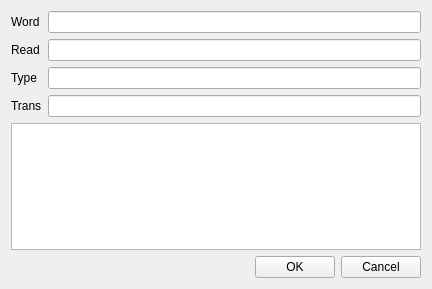
<?xml version="1.0" encoding="UTF-8"?>
<ui version="4.0">
 <class>WordForm</class>
 <widget class="QWidget" name="WordForm">
  <property name="geometry">
   <rect>
    <x>0</x>
    <y>0</y>
    <width>432</width>
    <height>289</height>
   </rect>
  </property>
  <property name="windowTitle">
   <string>Form</string>
  </property>
  <layout class="QVBoxLayout" name="verticalLayout">
   <item>
    <layout class="QGridLayout" name="gridLayout">
     <item row="0" column="0">
      <widget class="QLabel" name="label">
       <property name="text">
        <string>Word</string>
       </property>
      </widget>
     </item>
     <item row="0" column="1">
      <widget class="QLineEdit" name="leWord"/>
     </item>
     <item row="1" column="0">
      <widget class="QLabel" name="label_2">
       <property name="text">
        <string>Read</string>
       </property>
      </widget>
     </item>
     <item row="1" column="1">
      <widget class="QLineEdit" name="leRead"/>
     </item>
     <item row="2" column="0">
      <widget class="QLabel" name="label_3">
       <property name="text">
        <string>Type</string>
       </property>
      </widget>
     </item>
     <item row="2" column="1">
      <widget class="QLineEdit" name="leType"/>
     </item>
     <item row="3" column="0">
      <widget class="QLabel" name="label_4">
       <property name="text">
        <string>Trans</string>
       </property>
      </widget>
     </item>
     <item row="3" column="1">
      <widget class="QLineEdit" name="leTrans"/>
     </item>
    </layout>
   </item>
   <item>
    <widget class="MTableView" name="list"/>
   </item>
   <item>
    <layout class="QHBoxLayout" name="horizontalLayout">
     <item>
      <spacer name="horizontalSpacer">
       <property name="orientation">
        <enum>Qt::Horizontal</enum>
       </property>
       <property name="sizeHint" stdset="0">
        <size>
         <width>40</width>
         <height>20</height>
        </size>
       </property>
      </spacer>
     </item>
     <item>
      <widget class="QPushButton" name="pbOk">
       <property name="text">
        <string>OK</string>
       </property>
      </widget>
     </item>
     <item>
      <widget class="QPushButton" name="pbCancel">
       <property name="text">
        <string>Cancel</string>
       </property>
      </widget>
     </item>
    </layout>
   </item>
  </layout>
 </widget>
 <customwidgets>
  <customwidget>
   <class>MTableView</class>
   <extends>QTableView</extends>
   <header location="global">mtableview.h</header>
  </customwidget>
 </customwidgets>
 <resources/>
 <connections/>
</ui>
